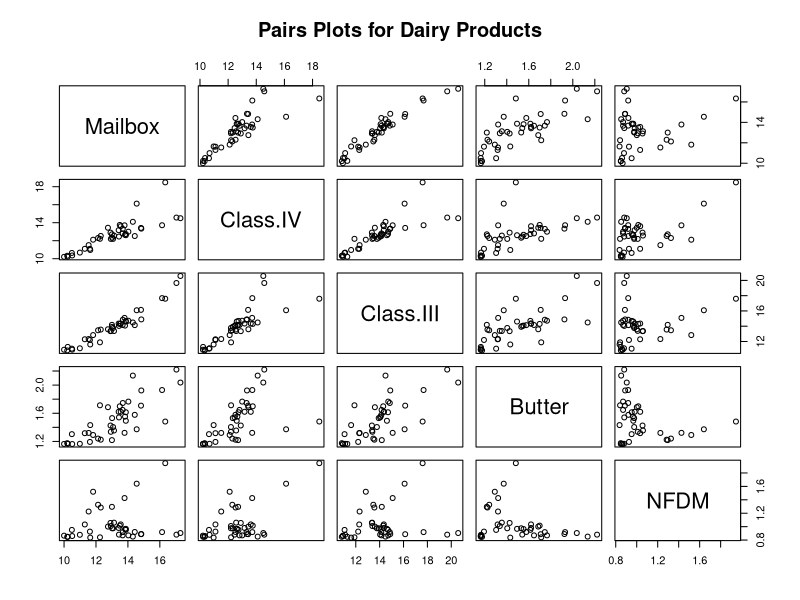
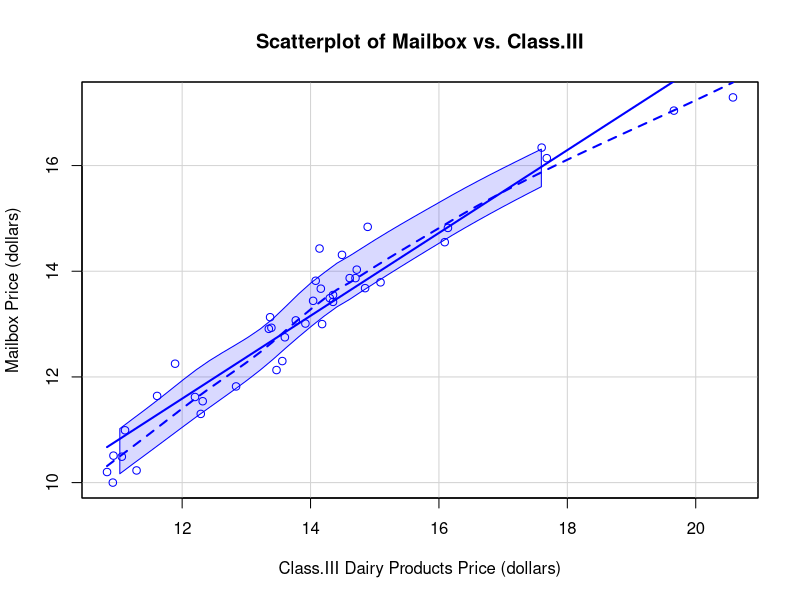
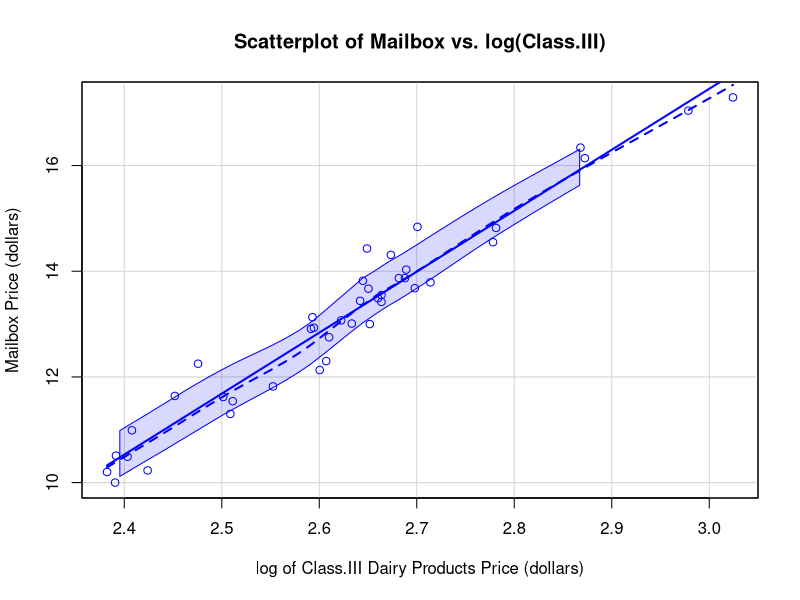

Write the R code that produced these figures, in order.
## ---- chunk 1
milk <- read.csv("41330727.csv", header = TRUE, stringsAsFactors = FALSE)
head(milk)
## ---- chunk 2
for (i in 2:length(milk)) {
  milk[[i]] <- gsub("\\$", "", milk[[i]])
  milk[[i]] <- as.numeric(milk[[i]])
}
## ---- chunk 3
cor(milk[2:length(milk)])
## ---- chunk 4
lm_classiv <- lm(Mailbox ~ Class.IV, data = milk)
print (summary(lm_classiv))

lm_classiii <- lm(Mailbox ~ Class.III, data = milk)
print (summary(lm_classiii))

lm_butter <- lm(Mailbox ~ Butter, data = milk)
print (summary(lm_butter))

lm_nfdm <- lm(Mailbox ~ NFDM, data = milk)
print (summary(lm_nfdm))
## ---- chunk 5
lm_full <- lm(Mailbox ~ ., data = milk[-1])
print (summary(lm_full))
## ---- chunk 6
s_2 <- anova(lm_classiii)[["Mean Sq"]][[2]]
x_bar <- mean(milk[["Class.III"]])
x_h <- (12.50 - coef(lm_classiii)[[1]]) / coef(lm_classiii)[[2]]
num <- (x_h - x_bar) ^ 2
denom <- sum((milk[["Class.III"]] - x_bar) ^ 2)
val <- 1 / 41 + num / denom
s <- s_2 * val
mbox_upper <- 12.50 + s * qt(0.95, 39)
print (mbox_upper)
## ---- chunk 7
b_0 <- coef(lm_classiii)[[1]]
b_1 <- coef(lm_classiii)[[2]]
classiii_price <- (mbox_upper - b_0) / b_1
print (classiii_price)
## ---- chunk 8
lm_lclassiii <- lm(Mailbox ~ log(Class.III), data = milk)
print (summary(lm_lclassiii))

lm_classiiil <- lm(log(Mailbox) ~ Class.III, data = milk)
print (summary(lm_classiiil))
## ---- chunk 9
pairs(milk[2:length(milk)], main = "Pairs Plots for Dairy Products")
## ---- chunk 10
library(car)
scatterplot(Mailbox ~ Class.III, data = milk,
            main = "Scatterplot of Mailbox vs. Class.III",
            xlab = "Class.III Dairy Products Price (dollars)",
            ylab = "Mailbox Price (dollars)",
            boxplot = FALSE)
## ---- chunk 11
scatterplot(Mailbox ~ log(Class.III), data = milk,
            main = "Scatterplot of Mailbox vs. log(Class.III)",
            xlab = "log of Class.III Dairy Products Price (dollars)",
            ylab = "Mailbox Price (dollars)",
            boxplot = FALSE)
